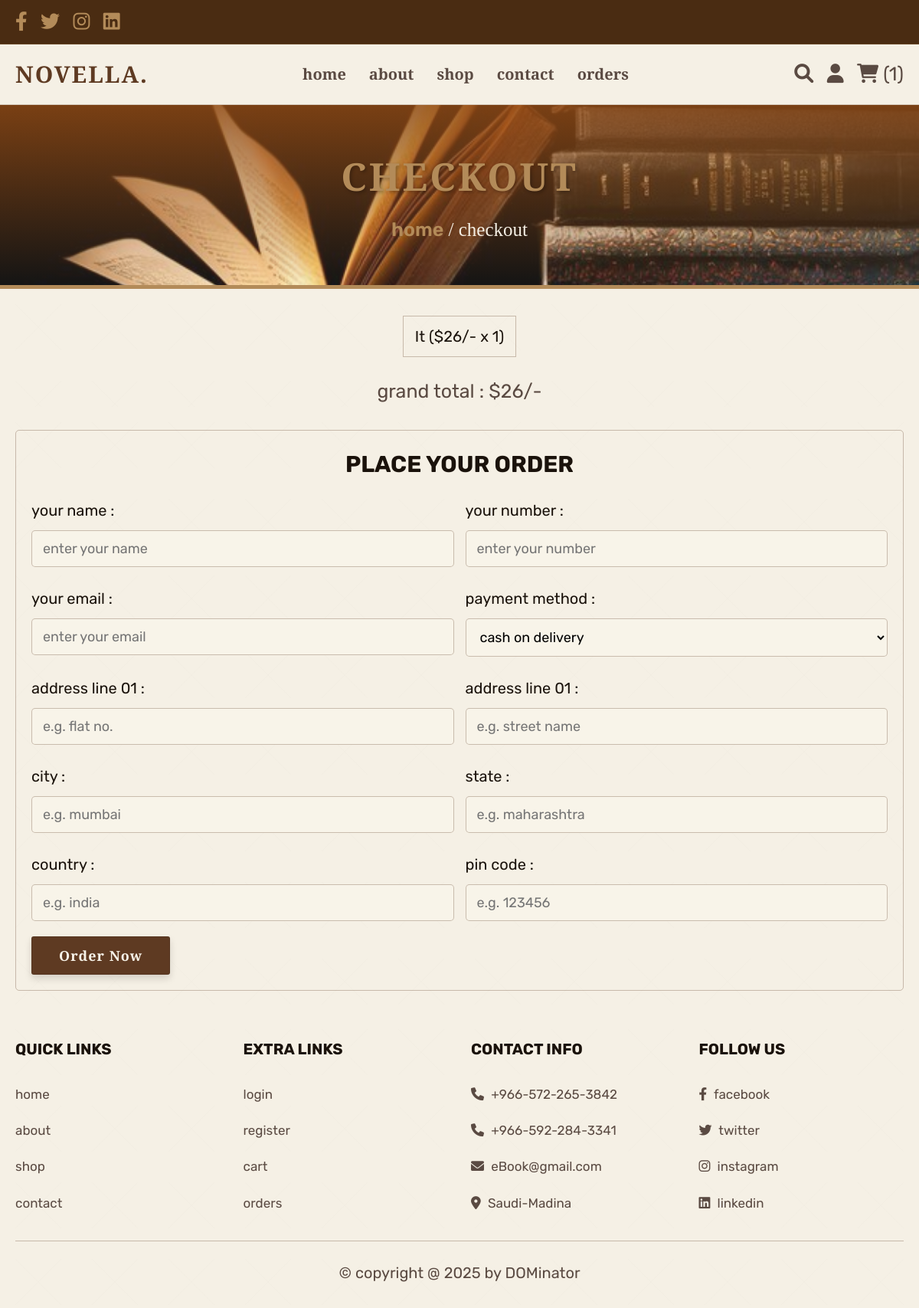
Page /checkout.php (signed in) on the committed database.
### tables this page shows
CREATE TABLE `cart` (
  `id` int(100) NOT NULL,
  `user_id` int(100) NOT NULL,
  `name` varchar(100) NOT NULL,
  `price` int(100) NOT NULL,
  `quantity` int(100) NOT NULL,
  `image` varchar(100) NOT NULL
);

### checkout.php (the view, shortened to what this page needs)
<?php
include 'config.php';
$user_id = $_SESSION['user_id'];
?>
<!DOCTYPE html>
<html lang="en">
<head>
   <link rel="stylesheet" href="https://cdnjs.cloudflare.com/ajax/libs/font-awesome/6.0.0/css/all.min.css">
   <link rel="stylesheet" href="./css/style.css?v=<?php echo time(); ?>">
</head>
<body>
<?php include 'header.php'; ?>
<div class="heading">
   <h3>checkout</h3>
   <p> <a href="home.php">home</a> / checkout </p>
</div>
<section class="display-order">
   <?php
      $grand_total = 0;
      $select_cart = mysqli_query($conn, "SELECT * FROM `cart` WHERE user_id = '$user_id'") or die('query failed');
      if(mysqli_num_rows($select_cart) > 0){
         while($fetch_cart = mysqli_fetch_assoc($select_cart)){
            $total_price = ($fetch_cart['price'] * $fetch_cart['quantity']);
            $grand_total += $total_price;
   ?>
   <p> <?php echo $fetch_cart['name']; ?> <span>(<?php echo '$'.$fetch_cart['price'].'/-'.' x '. $fetch_cart['quantity']; ?>)</span> </p>
   <?php
      }
   }else{
      echo '<p class="empty">your cart is empty</p>';
   }
   ?>
   <div class="grand-total"> grand total : <span>$<?php echo $grand_total; ?>/-</span> </div>
</section>
<section class="checkout">
   <form action="" method="post">
      <h3>place your order</h3>
      <div class="flex">
         <div class="inputBox">
            <span>your name :</span>
            <input type="text" name="name" required placeholder="enter your name">
         </div>
         <div class="inputBox">
            <span>your number :</span>
            <input type="number" name="number" required placeholder="enter your number">
         </div>
         <div class="inputBox">
            <span>your email :</span>
            <input type="email" name="email" required placeholder="enter your email">
         </div>
         <div class="inputBox">
            <span>payment method :</span>
            <select name="method">
               <option value="cash on delivery">cash on delivery</option>
            </select>
         </div>
         <div class="inputBox">
            <span>address line 01 :</span>
            <input type="number" min="0" name="flat" required placeholder="e.g. flat no.">
         </div>
         <div class="inputBox">
            <span>address line 01 :</span>
            <input type="text" name="street" required placeholder="e.g. street name">
         </div>
         <div class="inputBox">
            <span>city :</span>
            <input type="text" name="city" required placeholder="e.g. mumbai">
         </div>
         <div class="inputBox">
            <span>state :</span>
            <input type="text" name="state" required placeholder="e.g. maharashtra">
         </div>
         <div class="inputBox">
            <span>country :</span>
            <input type="text" name="country" required placeholder="e.g. india">
         </div>
         <div class="inputBox">
            <span>pin code :</span>
            <input type="number" min="0" name="pin_code" required placeholder="e.g. 123456">
         </div>
      </div>
      <input type="submit" value="order now" class="btn" name="order_btn">
   </form>
</section>
<?php include 'footer.php'; ?>
</body>
</html>

### css/style.css (style rules this page uses)
:root { --parchment: #f5f0e5; --aged-paper: #e8dfc8; --mahogany: #4a2c12; --leather: #5e3a22; --gold: #b38b59; --faded-ink: #5a4a42; --library-red: #8b2e2e; --library-green: #3a5c40; --black: #1a120b; --white: #f8f4e9; --border: 1px solid rgba(94, 58, 34, 0.3); --box-shadow: 0 0.5rem 1rem rgba(26, 18, 11, 0.15); --deep-shadow: 0 0.5rem 1.5rem rgba(26, 18, 11, 0.25); }
* { font-family: 'Rubik', sans-serif; margin: 0; padding: 0; box-sizing: border-box; outline: none; border: none; text-decoration: none; transition: all 0.3s ease; }
html { font-size: 62.5%; overflow-x: hidden; background-color: var(--aged-paper); background-image: var(--texture); }
body { background-color: var(--parchment); color: var(--faded-ink); line-height: 1.6; }
section { padding: 3rem 2rem; background-color: var(--parchment); background-image: var(--texture); }
.btn, .option-btn, .delete-btn, .white-btn { display: inline-block; margin-top: 1rem; padding: 1.2rem 3.5rem; cursor: pointer; color: var(--white); font-size: 1.8rem; border-radius: 0.3rem; text-transform: capitalize; font-family: 'Cormorant Garamond', serif; font-weight: 600; letter-spacing: 0.1rem; box-shadow: var(--box-shadow); position: relative; overflow: hidden; transition: all 0.3s ease; border: 1px solid rgba(0, 0, 0, 0.1); }
.btn::before, .option-btn::before, .delete-btn::before, .white-btn::before { content: ""; position: absolute; top: 0; left: -100%; width: 100%; height: 100%; background: linear-gradient(90deg, transparent, rgba(255, 255, 255, 0.2), transparent); transition: 0.5s; }
.white-btn, .btn { background-color: var(--leather); }
.heading { min-height: 30vh; display: flex; flex-flow: column; align-items: center; justify-content: center; gap: 1rem; background: linear-gradient(rgba(143, 75, 23, 0.85), rgba(204, 200, 196, 0.10)), url('../images/open-book-reading-stack-books-isolated-black-background_972290-57416.jpg') no-repeat; background-size: cover; background-position: center; text-align: center; border-bottom: 0.5rem solid var(--gold); }
.heading h3 { font-size: 5rem; color: var(--gold); text-transform: uppercase; font-family: 'Cinzel', serif; text-shadow: 2px 2px 4px rgba(0, 0, 0, 0.3); letter-spacing: 0.3rem; }
.heading p { font-size: 2.5rem; color: var(--parchment); font-family: 'Cormorant Garamond', serif; }
.heading p a { color: var(--gold); font-weight: 600; }
.display-order { max-width: 1200px; margin: 0 auto; text-align: center; padding-bottom: 0; }
.display-order p { background-color: var(--light-bg); color:var(--black); font-size: 2rem; padding:1rem 1.5rem; border:var(--border); display: inline-block; margin:.5rem; }
.display-order p span { color:var(--red); }
.display-order .grand-total { margin-top: 2rem; font-size: 2.5rem; color:var(--light-color); }
.display-order .grand-total span { color:var(--red); }
.checkout form { max-width: 1200px; padding:2rem; margin:0 auto; border:var(--border); background-color: var(--light-bg); border-radius: .5rem; }
.checkout form h3 { text-align: center; margin-bottom: 2rem; color:var(--black); text-transform: uppercase; font-size: 3rem; }
.checkout form .flex { display: flex; flex-wrap: wrap; gap:1.5rem; }
.checkout form .flex .inputBox { flex:1 1 40rem; }
.checkout form .flex span { font-size: 2rem; color:var(--black); }
.checkout form .flex select, .checkout form .flex input { border:var(--border); width: 100%; border-radius: .5rem; width: 100%; background-color: var(--white); padding:1.2rem 1.4rem; font-size: 1.8rem; margin:1rem 0; }

### rows in the picture
cart: name "It", price "26", quantity "1"

### other values in the picture
$cart_rows_number "1"
$grand_total "26"
